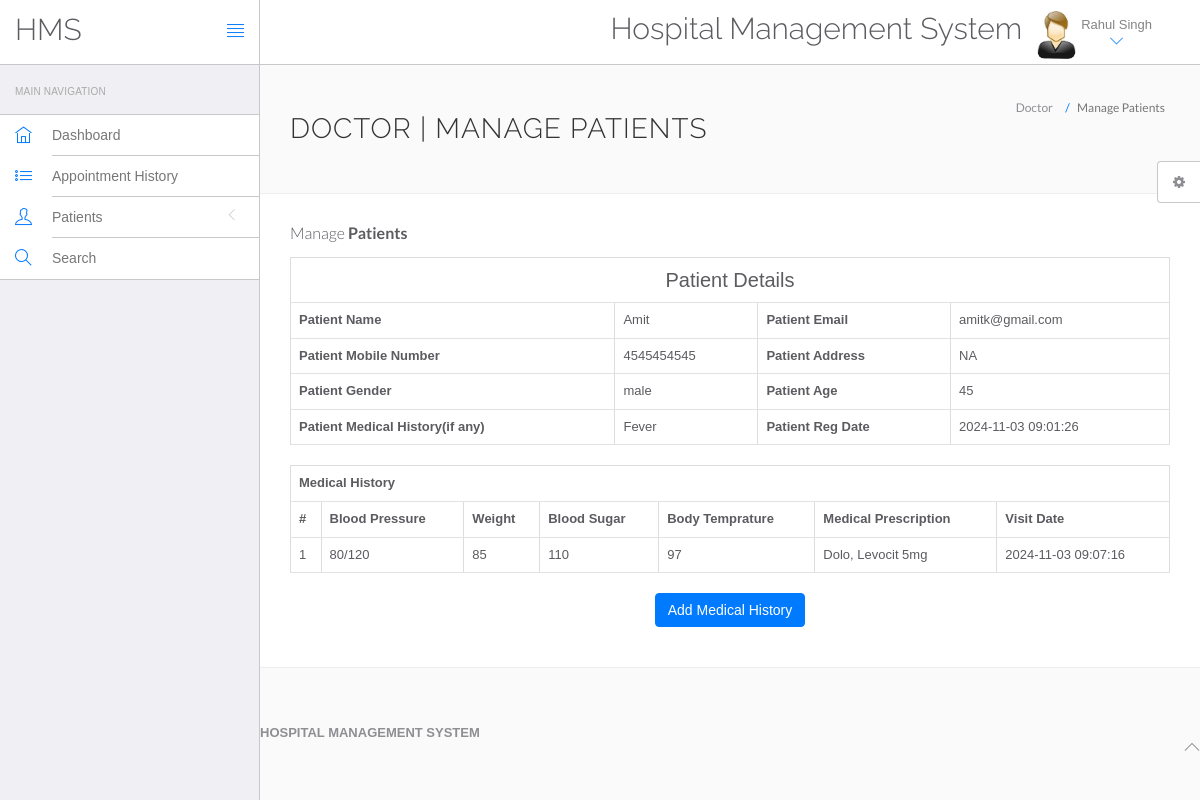
The app's page /hospital/hms/doctor/view-patient.php?viewid=2 (signed in) with its own data.
### tables this page shows
CREATE TABLE `doctors` (
  `id` int(11) NOT NULL,
  `specilization` varchar(255) DEFAULT NULL,
  `doctorName` varchar(255) DEFAULT NULL,
  `address` longtext DEFAULT NULL,
  `docFees` varchar(255) DEFAULT NULL,
  `contactno` bigint(11) DEFAULT NULL,
  `docEmail` varchar(255) DEFAULT NULL,
  `password` varchar(255) DEFAULT NULL,
  `creationDate` timestamp NULL DEFAULT current_timestamp(),
  `updationDate` timestamp NULL DEFAULT NULL ON UPDATE current_timestamp()
);

CREATE TABLE `tblpatient` (
  `ID` int(10) NOT NULL,
  `Docid` int(10) DEFAULT NULL,
  `PatientName` varchar(200) DEFAULT NULL,
  `PatientContno` bigint(10) DEFAULT NULL,
  `PatientEmail` varchar(200) DEFAULT NULL,
  `PatientGender` varchar(50) DEFAULT NULL,
  `PatientAdd` mediumtext DEFAULT NULL,
  `PatientAge` int(10) DEFAULT NULL,
  `PatientMedhis` mediumtext DEFAULT NULL,
  `CreationDate` timestamp NULL DEFAULT current_timestamp(),
  `UpdationDate` timestamp NULL DEFAULT NULL ON UPDATE current_timestamp()
);

CREATE TABLE `tblmedicalhistory` (
  `ID` int(10) NOT NULL,
  `PatientID` int(10) DEFAULT NULL,
  `BloodPressure` varchar(200) DEFAULT NULL,
  `BloodSugar` varchar(200) NOT NULL,
  `Weight` varchar(100) DEFAULT NULL,
  `Temperature` varchar(200) DEFAULT NULL,
  `MedicalPres` mediumtext DEFAULT NULL,
  `CreationDate` timestamp NOT NULL DEFAULT current_timestamp() ON UPDATE current_timestamp()
);

### hospital/hms/doctor/view-patient.php (the view, shortened to what this page needs)
<?php
include('include/config.php');
if(strlen($_SESSION['id']==0)) {
 header('location:logout.php');
  } else{
?>
<!DOCTYPE html>
<html lang="en">
	<head>
		<link rel="stylesheet" href="vendor/bootstrap/css/bootstrap.min.css">
		<link rel="stylesheet" href="vendor/fontawesome/css/font-awesome.min.css">
		<link rel="stylesheet" href="vendor/themify-icons/themify-icons.min.css">
		<link href="vendor/animate.css/animate.min.css" rel="stylesheet" media="screen">
		<link href="vendor/perfect-scrollbar/perfect-scrollbar.min.css" rel="stylesheet" media="screen">
		<link href="vendor/switchery/switchery.min.css" rel="stylesheet" media="screen">
		<link href="vendor/bootstrap-touchspin/jquery.bootstrap-touchspin.min.css" rel="stylesheet" media="screen">
		<link href="vendor/select2/select2.min.css" rel="stylesheet" media="screen">
		<link href="vendor/bootstrap-datepicker/bootstrap-datepicker3.standalone.min.css" rel="stylesheet" media="screen">
		<link href="vendor/bootstrap-timepicker/bootstrap-timepicker.min.css" rel="stylesheet" media="screen">
		<link rel="stylesheet" href="assets/css/styles.css">
		<link rel="stylesheet" href="assets/css/plugins.css">
		<link rel="stylesheet" href="assets/css/themes/theme-1.css" id="skin_color" />
	</head>
	<body>
		<div id="app">
<?php include('include/sidebar.php');?>
<div class="app-content">
<?php include('include/header.php');?>
<div class="main-content" >
<div class="wrap-content container" id="container">
<section id="page-title">
<div class="row">
<div class="col-sm-8">
<h1 class="mainTitle">Doctor | Manage Patients</h1>
</div>
<ol class="breadcrumb">
<li>
<span>Doctor</span>
</li>
<li class="active">
<span>Manage Patients</span>
</li>
</ol>
</div>
</section>
<div class="container-fluid container-fullw bg-white">
<div class="row">
<div class="col-md-12">
<h5 class="over-title margin-bottom-15">Manage <span class="text-bold">Patients</span></h5>
<?php
                               $vid=$_GET['viewid'];
                               $ret=mysqli_query($con,"select * from tblpatient where ID='$vid'");
$cnt=1;
while ($row=mysqli_fetch_array($ret)) {
                               ?>
<table border="1" class="table table-bordered">
 <tr align="center">
<td colspan="4" style="font-size:20px;color:blue">
 Patient Details</td></tr>
    <tr>
    <th scope>Patient Name</th>
    <td><?php  echo $row['PatientName'];?></td>
    <th scope>Patient Email</th>
    <td><?php  echo $row['PatientEmail'];?></td>
  </tr>
  <tr>
    <th scope>Patient Mobile Number</th>
    <td><?php  echo $row['PatientContno'];?></td>
    <th>Patient Address</th>
    <td><?php  echo $row['PatientAdd'];?></td>
  </tr>
    <tr>
    <th>Patient Gender</th>
    <td><?php  echo $row['PatientGender'];?></td>
    <th>Patient Age</th>
    <td><?php  echo $row['PatientAge'];?></td>
  </tr>
  <tr>
    <th>Patient Medical History(if any)</th>
    <td><?php  echo $row['PatientMedhis'];?></td>
     <th>Patient Reg Date</th>
    <td><?php  echo $row['CreationDate'];?></td>
  </tr>
<?php }?>
</table>
<?php
$ret=mysqli_query($con,"select * from tblmedicalhistory  where PatientID='$vid'");
 ?>
<table id="datatable" class="table table-bordered dt-responsive nowrap" style="border-collapse: collapse; border-spacing: 0; width: 100%;">
  <tr align="center">
   <th colspan="8" >Medical History</th>
  </tr>
  <tr>
    <th>#</th>
<th>Blood Pressure</th>
<th>Weight</th>
<th>Blood Sugar</th>
<th>Body Temprature</th>
<th>Medical Prescription</th>
<th>Visit Date</th>
</tr>
<?php
while ($row=mysqli_fetch_array($ret)) {
  ?>
<tr>
  <td><?php echo $cnt;?></td>
 <td><?php  echo $row['BloodPressure'];?></td>
 <td><?php  echo $row['Weight'];?></td>
 <td><?php  echo $row['BloodSugar'];?></td>
  <td><?php  echo $row['Temperature'];?></td>
  <td><?php  echo $row['MedicalPres'];?></td>
  <td><?php  echo $row['CreationDate'];?></td>
</tr>
<?php $cnt=$cnt+1;} ?>
</table>
<p align="center">
 <button class="btn btn-primary waves-effect waves-light w-lg" data-toggle="modal" data-target="#myModal">Add Medical History</button></p>
</div>
</div>
</div>
</div>
	<?php include('include/footer.php');?>
	<?php include('include/setting.php');?>
		</div>
	</body>
</html>
<?php }  ?>

### hospital/hms/doctor/include/header.php (shortened to what this page needs)
<header class="navbar navbar-default navbar-static-top">
					<div class="navbar-header">
						<a class="navbar-brand" href="#">
							<h2 style="padding-top:20% ">HMS</h2>
						</a>
						<a href="#" class="sidebar-toggler pull-right visible-md visible-lg" data-toggle-class="app-sidebar-closed" data-toggle-target="#app">
							<i class="ti-align-justify"></i>
						</a>
					</div>
					<div class="navbar-collapse collapse">
						<ul class="nav navbar-right">
								<li  style="padding-top:2% ">
								<h2>Hospital Management System</h2>
							</li>
							<li class="dropdown current-user">
								<a href class="dropdown-toggle" data-toggle="dropdown">
									<img src="assets/images/images.jpg" > <span class="username">
									<?php $query=mysqli_query($con,"select doctorName from doctors where id='".$_SESSION['id']."'");
while($row=mysqli_fetch_array($query))
{
	echo $row['doctorName'];
}
									?> <i class="ti-angle-down"></i></i></span>
								</a>
							</li>
						</ul>
					</div>
				</header>

### hospital/hms/doctor/assets/css/themes/theme-1.css (style rules this page uses)
body { background: #FAFAFA; }
header .navbar-header { background: #ffffff !important; border-right-color: #c8c7cc !important; border-bottom-color: #c8c7cc !important; }
header .navbar-header .sidebar-toggler, header .navbar-header .sidebar-mobile-toggler { color: #007aff !important; }
header .navbar-header .navbar-brand { color: #777 !important; }
header .navbar-collapse { background: #ffffff !important; border-bottom-color: #c8c7cc !important; box-shadow: none !important; }
header .navbar-collapse .navbar-right > li > a { color: #777; }
header .navbar-collapse .navbar-right > li > a i { color: #007aff !important; }

### records on screen
doctors: doctorName "Rahul Singh"
tblpatient: PatientName "Amit", PatientEmail "amitk@gmail.com", PatientContno "4545454545", PatientAdd "NA", PatientGender "male", PatientAge "45", PatientMedhis "Fever", CreationDate "2024-11-03 09:01:26"
tblmedicalhistory: BloodPressure "80/120", Weight "85", BloodSugar "110", Temperature "97", MedicalPres "Dolo, Levocit 5mg", CreationDate "2024-11-03 09:07:16"
